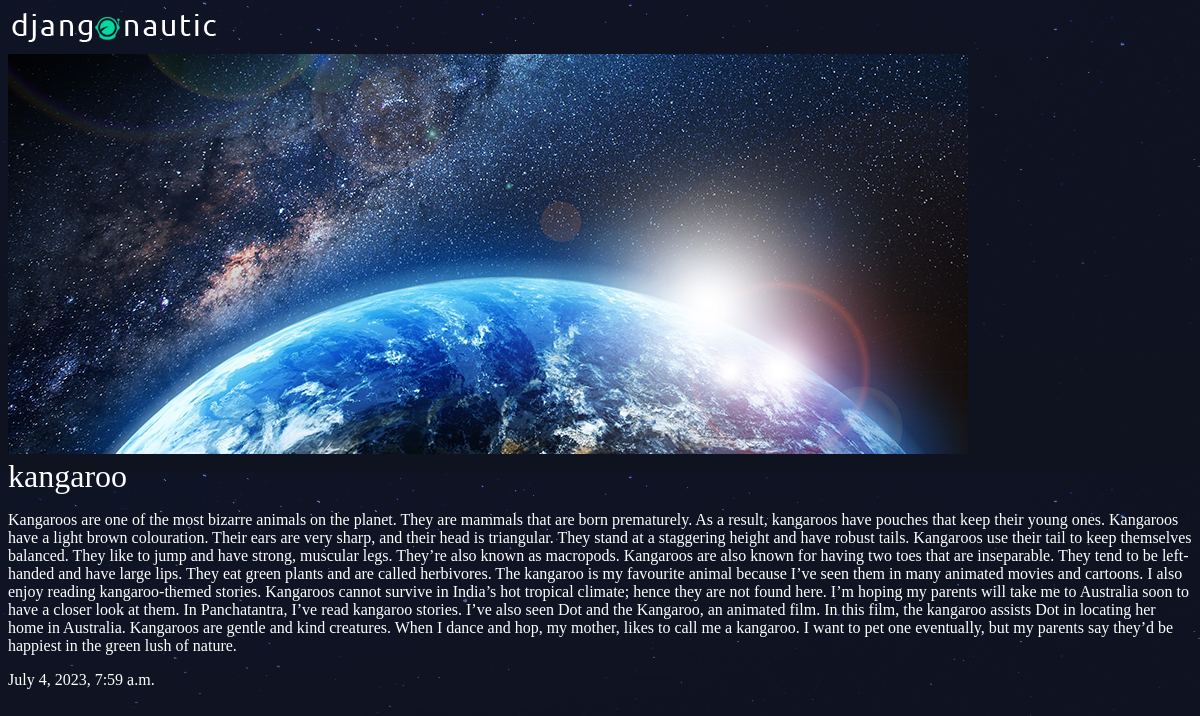
/articles/Kangaroo/, run on the app's committed database.
### articles/models.py (models this page shows, shortened)
class Article(models.Model):
	title=models.CharField(max_length=100)
	slug=models.SlugField()
	body=models.TextField()
	date=models.DateTimeField(auto_now_add=True)
	thumb=models.ImageField(default='default.png',blank=True)

### articles/views.py (the view)
# urls.py: path('<slug:slug>/', views.article_detail,name='detail')
def article_detail(request,slug):
	article=Article.objects.get(slug=slug)
	return render(request,"articles/article_details.html",{"articles":article})

### articles/templates/articles/article_details.html
{%extends 'base_template.html'%}
{%block content%}
<div class="article-detail">
	<div class="article">
		<img src="{{articles.thumb.url}}"/>
		<h1>{{articles.title}}</h1>
		<p>{{articles.body}}</p>
		<p>{{articles.date}}</p>
	</div>
</div>
{%endblock%}

### assets/style.css (style rules this page uses)
body { background-color: #0f121f; background-image: url(stars.png); background-repeat-y: no-repeat; color: #fff; }
body * { font-family: Ubuntu; }
h1, h2, h3, h4, h5 { font-weight: normal; margin: 0; }

### data on the page
Article: thumb (picture), title "kangaroo", body "Kangaroos are one of the most bizarre animals on the planet. They are mammals that are born prematurely. As a result, kangaroos have pouches that keep their young ones. Kangaroos have a light brown colouration. Their ears are very sharp, and their head is triangular. They stand at a staggering height and have robust tails. Kangaroos use their tail to keep themselves balanced. They like to jump and have strong, muscular legs. They’re also known as macropods. Kangaroos are also known for having two toes that are inseparable. They tend to be left-handed and have large lips. They eat green plants and are called herbivores. The kangaroo is my favourite animal because I’ve seen them in many…", date "July 4, 2023, 7:59 a.m."
